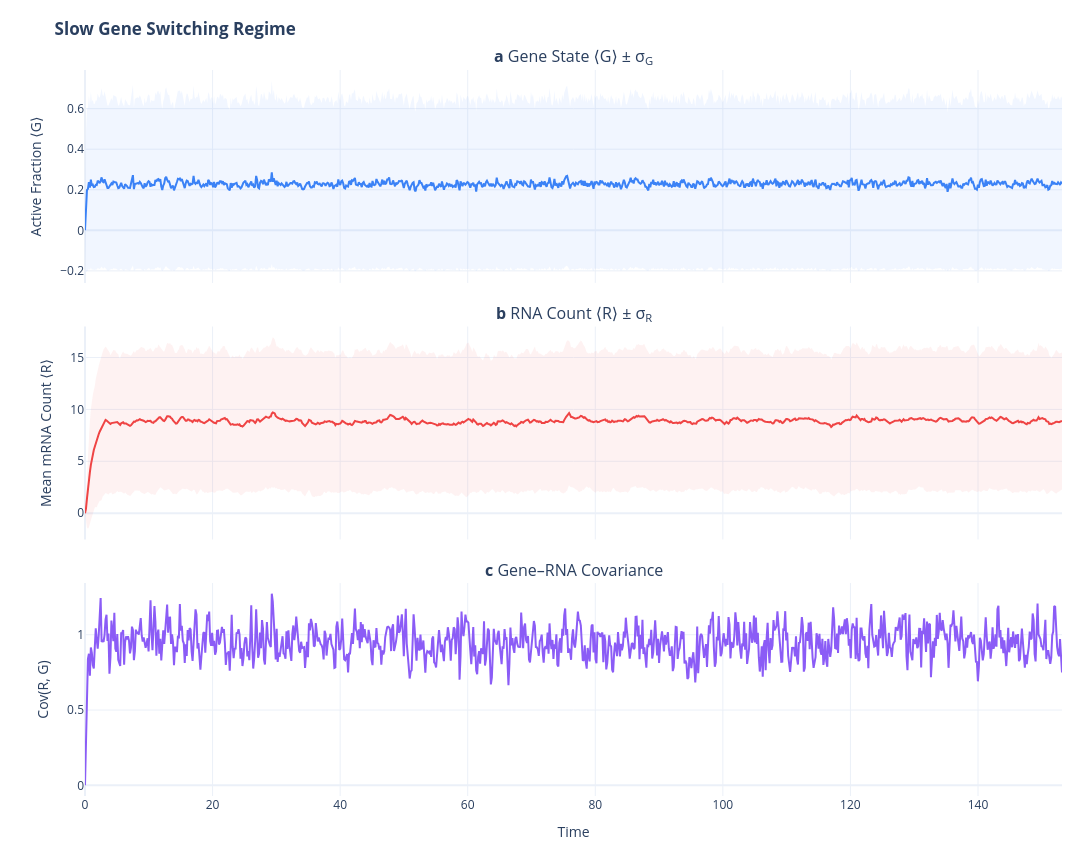
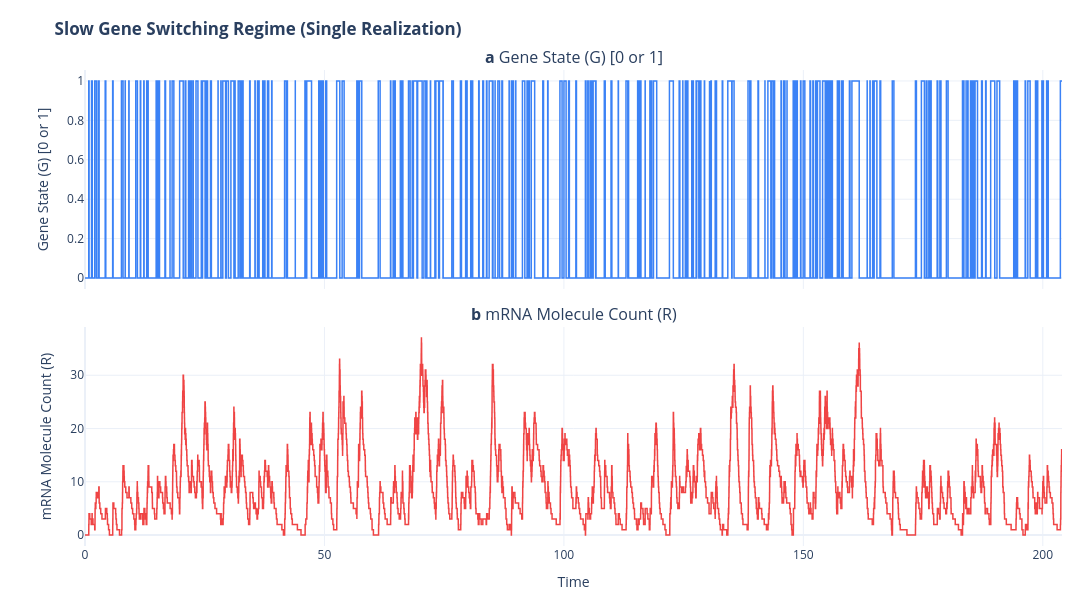

The notebook cell saved with these charts, in order:
### Markdown cell above
**1a. Slow switching — single-allele baseline** ($k_{\text{on}}=1.4,\; k_{\text{off}}=4.74,\; k_{\text{syn}}=38.8$)

One locus (e.g. the *Mbnl2* maternal allele). Gene is mostly OFF ($k_{\text{on}}<k_{\text{off}}$) →
rare, distinct bursts → **wide $\sigma_R$**, **strong G–R covariance**.

### Code cell
run_experiment(
    title="Slow Gene Switching Regime",
    k_on=1.4,
    k_off=4.74,
    k_syn=38.8,
    show_single_trajectory=True
)

### Figure 1 — Plotly figure (JSON) as saved in the notebook; plotly's stock layout.template omitted (floating-point values rounded to 4 significant figures; data arrays with more than 128 entries replaced by an {"elided": "..."} marker saying what was removed)
{"data": [{"hoverinfo": "skip", "line": {"width": 0}, "showlegend": false, "type": "scatter", "x": {"elided": "1000 float values"}, "xaxis": "x", "y": {"elided": "1000 float values"}, "yaxis": "y"}, {"fill": "tonexty", "fillcolor": "rgba(59, 130, 246, 0.07)", "hoverinfo": "skip", "line": {"width": 0}, "showlegend": false, "type": "scatter", "x": {"elided": "1000 float values"}, "xaxis": "x", "y": {"elided": "1000 float values"}, "yaxis": "y"}, {"hovertemplate": "⟨G⟩ = %{y:.3f}<extra></extra>", "line": {"color": "#3B82F6", "width": 2}, "showlegend": false, "type": "scatter", "x": {"elided": "1000 float values"}, "xaxis": "x", "y": {"elided": "1000 float values"}, "yaxis": "y"}, {"hoverinfo": "skip", "line": {"width": 0}, "showlegend": false, "type": "scatter", "x": {"elided": "1000 float values"}, "xaxis": "x2", "y": {"elided": "1000 float values"}, "yaxis": "y2"}, {"fill": "tonexty", "fillcolor": "rgba(239, 68, 68, 0.07)", "hoverinfo": "skip", "line": {"width": 0}, "showlegend": false, "type": "scatter", "x": {"elided": "1000 float values"}, "xaxis": "x2", "y": {"elided": "1000 float values"}, "yaxis": "y2"}, {"hovertemplate": "⟨R⟩ = %{y:.1f}<extra></extra>", "line": {"color": "#EF4444", "width": 2}, "showlegend": false, "type": "scatter", "x": {"elided": "1000 float values"}, "xaxis": "x2", "y": {"elided": "1000 float values"}, "yaxis": "y2"}, {"hovertemplate": "Cov = %{y:.3f}<extra></extra>", "line": {"color": "#8B5CF6", "width": 2}, "showlegend": false, "type": "scatter", "x": {"elided": "1000 float values"}, "xaxis": "x3", "y": {"elided": "1000 float values"}, "yaxis": "y3"}], "layout": {"annotations": [{"font": {"size": 16}, "showarrow": false, "text": "<b>a</b> Gene State ⟨G⟩ ± σ<sub>G</sub>", "x": 0.5, "xanchor": "center", "xref": "paper", "y": 1.0, "yanchor": "bottom", "yref": "paper"}, {"font": {"size": 16}, "showarrow": false, "text": "<b>b</b> RNA Count ⟨R⟩ ± σ<sub>R</sub>", "x": 0.5, "xanchor": "center", "xref": "paper", "y": 0.6467, "yanchor": "bottom", "yref": "paper"}, {"font": {"size": 16}, "showarrow": false, "text": "<b>c</b> Gene–RNA Covariance", "x": 0.5, "xanchor": "center", "xref": "paper", "y": 0.2933, "yanchor": "bottom", "yref": "paper"}], "height": 850, "hovermode": "x", "margin": {"b": 50, "l": 85, "r": 30, "t": 70}, "title": {"text": "<b>Slow Gene Switching Regime</b>"}, "width": 1100, "xaxis": {"anchor": "y", "domain": [0.0, 1.0], "matches": "x3", "showticklabels": false}, "xaxis2": {"anchor": "y2", "domain": [0.0, 1.0], "matches": "x3", "showticklabels": false}, "xaxis3": {"anchor": "y3", "domain": [0.0, 1.0], "title": {"text": "Time"}}, "yaxis": {"anchor": "x", "domain": [0.7067, 1.0], "title": {"text": "Active Fraction ⟨G⟩"}}, "yaxis2": {"anchor": "x2", "domain": [0.3533, 0.6467], "title": {"text": "Mean mRNA Count ⟨R⟩"}}, "yaxis3": {"anchor": "x3", "domain": [0.0, 0.2933], "title": {"text": "Cov(R, G)"}}}}

### Figure 2 — Plotly figure (JSON) as saved in the notebook; plotly's stock layout.template omitted (floating-point values rounded to 4 significant figures; data arrays with more than 128 entries replaced by an {"elided": "..."} marker saying what was removed)
{"data": [{"hovertemplate": "G = %{y:.0f}<extra></extra>", "line": {"color": "#3B82F6", "shape": "hv", "width": 1.5}, "showlegend": false, "type": "scatter", "x": {"elided": "4001 float values"}, "xaxis": "x", "y": {"elided": "4001 float values"}, "yaxis": "y"}, {"hovertemplate": "R = %{y:.0f}<extra></extra>", "line": {"color": "#EF4444", "shape": "hv", "width": 1.5}, "showlegend": false, "type": "scatter", "x": {"elided": "4001 float values"}, "xaxis": "x2", "y": {"elided": "4001 float values"}, "yaxis": "y2"}], "layout": {"annotations": [{"font": {"size": 16}, "showarrow": false, "text": "<b>a</b> Gene State (G) [0 or 1]", "x": 0.5, "xanchor": "center", "xref": "paper", "y": 1.0, "yanchor": "bottom", "yref": "paper"}, {"font": {"size": 16}, "showarrow": false, "text": "<b>b</b> mRNA Molecule Count (R)", "x": 0.5, "xanchor": "center", "xref": "paper", "y": 0.46, "yanchor": "bottom", "yref": "paper"}], "height": 600, "hovermode": "x", "margin": {"b": 50, "l": 85, "r": 30, "t": 70}, "title": {"text": "<b>Slow Gene Switching Regime (Single Realization)</b>"}, "width": 1100, "xaxis": {"anchor": "y", "domain": [0.0, 1.0], "matches": "x2", "showticklabels": false}, "xaxis2": {"anchor": "y2", "domain": [0.0, 1.0], "title": {"text": "Time"}}, "yaxis": {"anchor": "x", "domain": [0.54, 1.0], "title": {"text": "Gene State (G) [0 or 1]"}}, "yaxis2": {"anchor": "x2", "domain": [0.0, 0.46], "title": {"text": "mRNA Molecule Count (R)"}}}}
